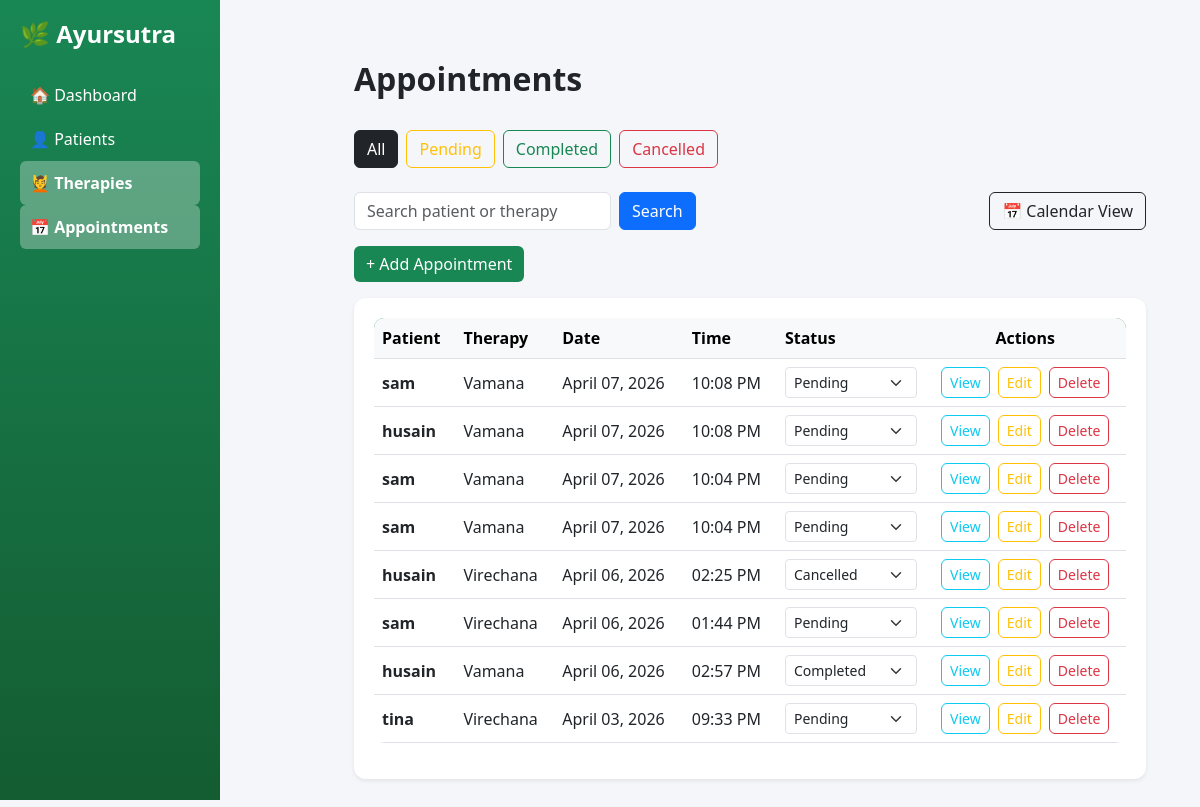
/therapies/appointments/, run on an earlier commit of the app's database.
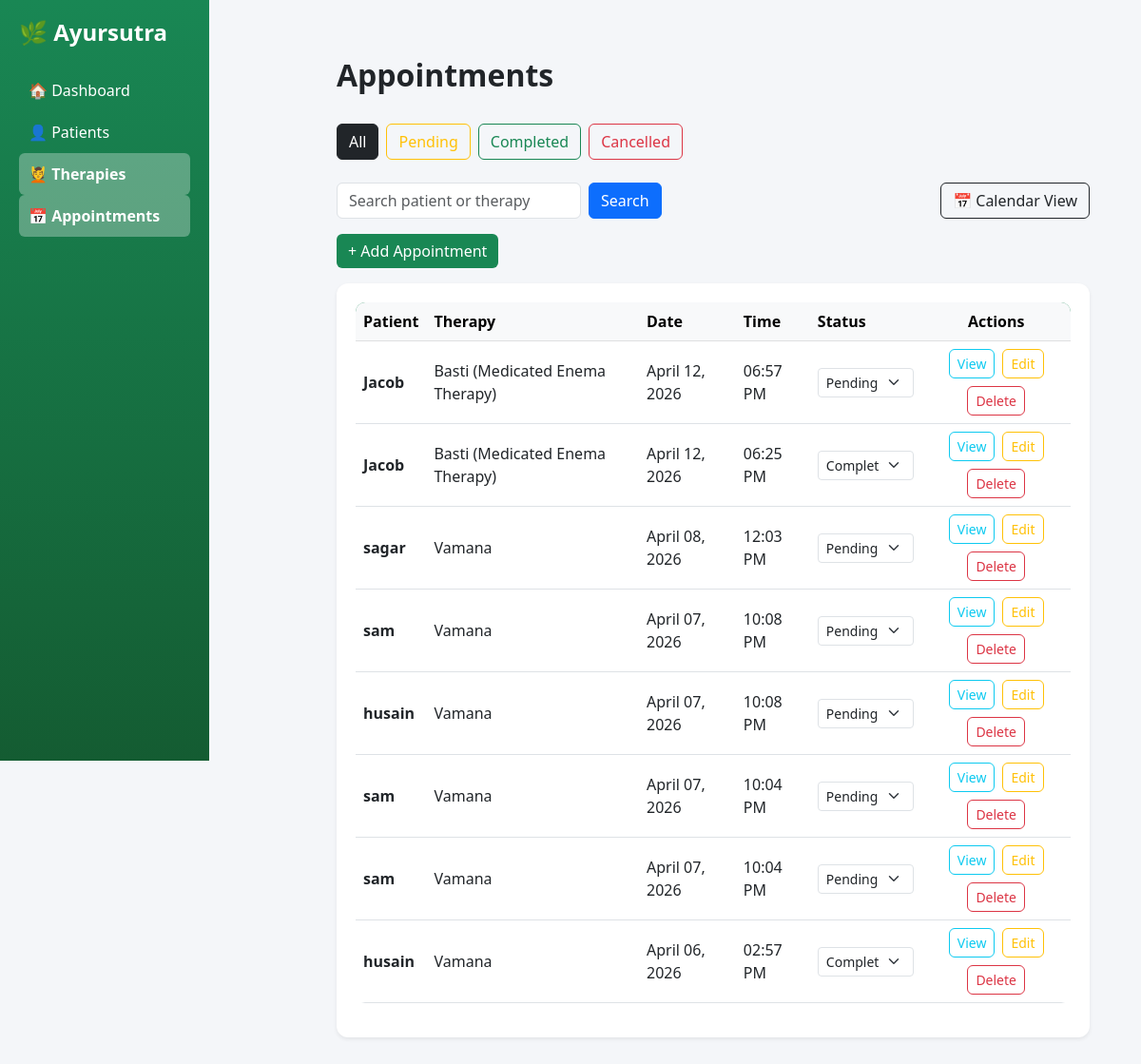
And on a later commit of the database.
### therapies/models.py (models this page shows, shortened)
class Appointment(models.Model):
    STATUS_CHOICES = [
        ('PENDING', 'Pending'),
        ('COMPLETED', 'Completed'),
        ('CANCELLED', 'Cancelled'),
    ]
    patient = models.ForeignKey(Patient, on_delete=models.CASCADE, related_name="therapy_appointments")
    therapy = models.ForeignKey(Therapy, on_delete=models.CASCADE)
    date = models.DateTimeField()
    time = models.TimeField()
    status = models.CharField(
        max_length=10,
        choices=STATUS_CHOICES,
        default='PENDING'
    )
    doctor_notes = models.TextField(blank=True, null=True)

class Therapy(models.Model):
    therapy_name = models.CharField(max_length=100)
    duration = models.IntegerField(help_text="Duration in minutes")
    description = models.TextField()
    precautions = models.TextField(blank=True)
    def __str__(self):
        return self.therapy_name

### patients/models.py (models this page shows, shortened)
class Patient(models.Model):
    GENDER_CHOICES = [
        ('Male', 'Male'),
        ('Female', 'Female'),
        ('Prefer not to say', 'Prefer not to say'),
    ]
    name = models.CharField(max_length=100)
    age = models.IntegerField()
    gender = models.CharField(max_length=25, choices=GENDER_CHOICES)
    phone = models.CharField(max_length=10, validators=[phone_validator])
    user = models.OneToOneField(User, on_delete=models.CASCADE, related_name='patient')
    name = models.CharField(max_length=100)
    phone = models.CharField(max_length=15)
    email = models.EmailField(blank=True, null=True)
    def __str__(self):
        return self.name

### therapies/views.py (the view)
# urls.py: path('appointments/', views.appointment_list, name='appointments'),
def appointment_list(request):
    status_filter = request.GET.get('status')
    query = request.GET.get('q')
    appointments = Appointment.objects.all().order_by('-date', '-time')
    if status_filter:
        appointments = appointments.filter(status=status_filter)
    if query:
     appointments = appointments.filter(
        Q(patient__name__icontains=query) |
        Q(therapy__therapy_name__icontains=query)
    )
    return render(request, 'therapies/appointment_list.html', {
        'appointments': appointments,
        'status_filter': status_filter,
        'query': query
    })

### templates/therapies/appointment_list.html (shortened to what this page needs)
{% extends 'base.html' %}
{% block content %}
<div class="main-content px-4">
    <div class="d-flex justify-content-between align-items-center mb-4">
        <h2>Appointments</h2>
    </div>
    <div class="mb-4 d-flex flex-wrap gap-2">
        <a href="{% url 'appointments' %}"
           class="btn {% if not status_filter %}btn-dark{% else %}btn-outline-dark{% endif %}">
           All
        </a>
        <a href="?status=PENDING"
           class="btn {% if status_filter == 'PENDING' %}btn-warning{% else %}btn-outline-warning{% endif %}">
           Pending
        </a>
        <a href="?status=COMPLETED"
           class="btn {% if status_filter == 'COMPLETED' %}btn-success{% else %}btn-outline-success{% endif %}">
           Completed
        </a>
        <a href="?status=CANCELLED"
           class="btn {% if status_filter == 'CANCELLED' %}btn-danger{% else %}btn-outline-danger{% endif %}">
           Cancelled
        </a>
    </div>
    <div class="d-flex justify-content-between align-items-center mb-3 flex-wrap gap-2">
        <form method="GET" class="d-flex">
            <input type="text" name="q" value="{{ query|default:'' }}"
                   class="form-control me-2" placeholder="Search patient or therapy">
            <button class="btn btn-primary">Search</button>
        </form>
        <a href="{% url 'appointment_calendar' %}" class="btn btn-outline-dark">
            📅 Calendar View
        </a>
    </div>
    <a href="{% url 'add_appointment' %}" class="btn btn-success mb-3">
        + Add Appointment
    </a>
    <div class="card shadow-sm">
        <div class="card-body">
            {% if appointments %}
            <div class="table-responsive">
                <table class="table table-hover align-middle">
                    <thead class="table-light">
                        <tr>
                            <th>Patient</th>
                            <th>Therapy</th>
                            <th>Date</th>
                            <th>Time</th>
                            <th>Status</th>
                            <th class="text-center">Actions</th>
                        </tr>
                    </thead>
                    <tbody>
                        {% for appt in appointments %}
                        <tr>
                            <td class="fw-semibold">{{ appt.patient }}</td>
                            <td>{{ appt.therapy }}</td>
                            <td>{{ appt.date|date:"F d, Y" }}</td>
                            <td>{{ appt.time|time:"h:i A" }}</td>
                            <td>
                                <form method="POST" action="{% url 'update_status' appt.id %}">
                                    <select name="status" onchange="this.form.submit()" class="form-select form-select-sm">
                                        <option value="PENDING" {% if appt.status == "PENDING" %}selected{% endif %}>Pending</option>
                                        <option value="COMPLETED" {% if appt.status == "COMPLETED" %}selected{% endif %}>Completed</option>
                                        <option value="CANCELLED" {% if appt.status == "CANCELLED" %}selected{% endif %}>Cancelled</option>
                                    </select>
                                </form>
                            </td>
                            <td class="text-center">
                                <div class="d-flex justify-content-center gap-2 flex-wrap">
                                    <a href="{% url 'appointment_detail' appt.id %}" class="btn btn-sm btn-outline-info">View</a>
                                    <a href="{% url 'appointment_edit' appt.id %}" class="btn btn-sm btn-outline-warning">Edit</a>
                                    <a href="{% url 'appointment_delete' appt.id %}"
                                       class="btn btn-sm btn-outline-danger"
                                       onclick="return confirm('Are you sure you want to delete this appointment?');">
                                       Delete
                                    </a>
                                </div>
                            </td>
                        </tr>
                        {% endfor %}
                    </tbody>
                </table>
            </div>
            {% else %}
                <div class="text-center p-4">
                    <h5>No appointments found</h5>
                    <p class="text-muted">Try changing filters</p>
                </div>
            {% endif %}
        </div>
    </div>
</div>
{% endblock %}

### templates/base.html (shortened to what this page needs)
<!DOCTYPE html>
<html>
<head>
    <link href="https://cdn.jsdelivr.net/npm/bootstrap@5.3.0/dist/css/bootstrap.min.css" rel="stylesheet">
    {% load static %}
    <link rel="stylesheet" href="{% static 'patients/css/style.css' %}">
</head>
<body>
    <div class="sidebar">
        <h4 class="mb-4">🌿 Ayursutra</h4>
    <a href="{% url 'dashboard' %}" class="nav-link {% if request.path == '/' %}active{% endif %}">
        🏠 Dashboard
    </a>
    <a href="{% url 'patients' %}" class="nav-link {% if 'patients' in request.path %}active{% endif %}">
        👤 Patients
    </a>
    <a href="{% url 'therapies' %}" class="nav-link {% if 'therapies' in request.path %}active{% endif %}">
        💆 Therapies
    </a>
    <a href="{% url 'appointments' %}" class="nav-link {% if 'appointments' in request.path %}active{% endif %}">
        📅 Appointments
    </a>
    </div>
    <div class="main-content">
        {% block content %}
        {% endblock %}
    </div>
</body>
</html>

### patients/static/patients/css/style.css (style rules this page uses)
body { font-family: 'Segoe UI', Tahoma, Geneva, Verdana, sans-serif; background-color: #f4f6f9; margin: 0; }
.sidebar { width: 220px; height: 100vh; position: fixed; background: linear-gradient(180deg, #198754, #145c32); color: white; padding: 20px; }
.sidebar h4 { font-weight: 600; }
.sidebar .nav-link { color: white; padding: 10px; border-radius: 6px; transition: 0.3s; }
.main-content { margin-left: 220px; padding: 30px; }
.card { border: none; border-radius: 12px; box-shadow: 0 4px 12px rgba(0,0,0,0.08); }
.card-body { padding: 20px; }
.table { border-radius: 10px; overflow: hidden; }
.table thead { background-color: #198754; color: white; }
.btn { border-radius: 6px; transition: 0.2s ease; }
.btn-success { background-color: #198754; border: none; }
h2 { font-weight: 600; }
form input, form textarea { border-radius: 6px !important; padding: 8px; }
form select { border-radius: 6px; padding: 8px; appearance: auto; -webkit-appearance: menulist; -moz-appearance: menulist; cursor: pointer; }
.card, .btn { transition: all 0.2s ease-in-out; }
.nav-link.active { background-color: rgba(255,255,255,0.3); font-weight: bold; }
select { appearance: none; -webkit-appearance: none; -moz-appearance: none; }
.main-content { overflow-x: auto; }

### templates/therapies/appointment_list.html (style rules this page uses)
.main-content { margin-left: 150px; width: calc(100% - 150px); padding: 30px; }

What changed in the data, as far as the page shows it:
removed Appointment: patient "husain", therapy "Virechana", date "April 06, 2026", time "02:25 PM", status "Cancelled"
removed Appointment: patient "sam", therapy "Virechana", date "April 06, 2026", time "01:44 PM", status "Pending"
removed Appointment: patient "tina", therapy "Virechana", date "April 03, 2026", time "09:33 PM", status "Pending"
added Appointment: patient "Jacob", therapy "Basti (Medicated Enema Therapy)", date "April 12, 2026", time "06:57 PM", status "Pending"
added Appointment: patient "Jacob", therapy "Basti (Medicated Enema Therapy)", date "April 12, 2026", time "06:25 PM", status "Completed"
added Appointment: patient "sagar", therapy "Vamana", date "April 08, 2026", time "12:03 PM", status "Pending"
